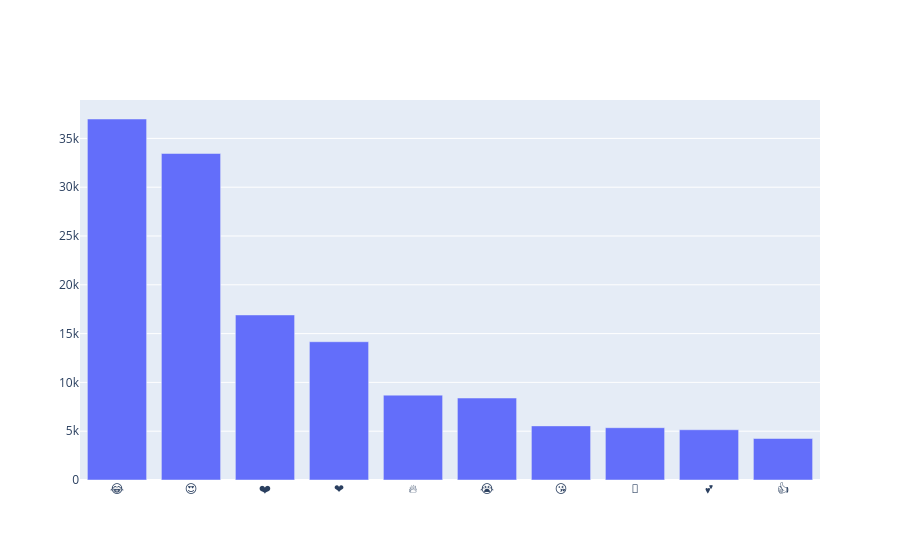

This figure's notebook cell:
### Code cell
iplot([go.Bar(x=emojis,y=counts)])

### Figure 1 — Plotly figure (JSON) as saved in the notebook; plotly's stock layout.template omitted (floating-point values rounded to 4 significant figures)
{"data": [{"type": "bar", "x": ["😂", "😍", "❤️", "❤", "🔥", "😭", "😘", "💖", "💕", "👍"], "y": [36987, 33453, 16911, 14167, 8694, 8398, 5545, 5359, 5147, 4251]}], "layout": {"autosize": true, "xaxis": {"autorange": true, "range": [-0.5, 9.5], "type": "category"}, "yaxis": {"autorange": true, "range": [0, 38930.0], "type": "linear"}}}
